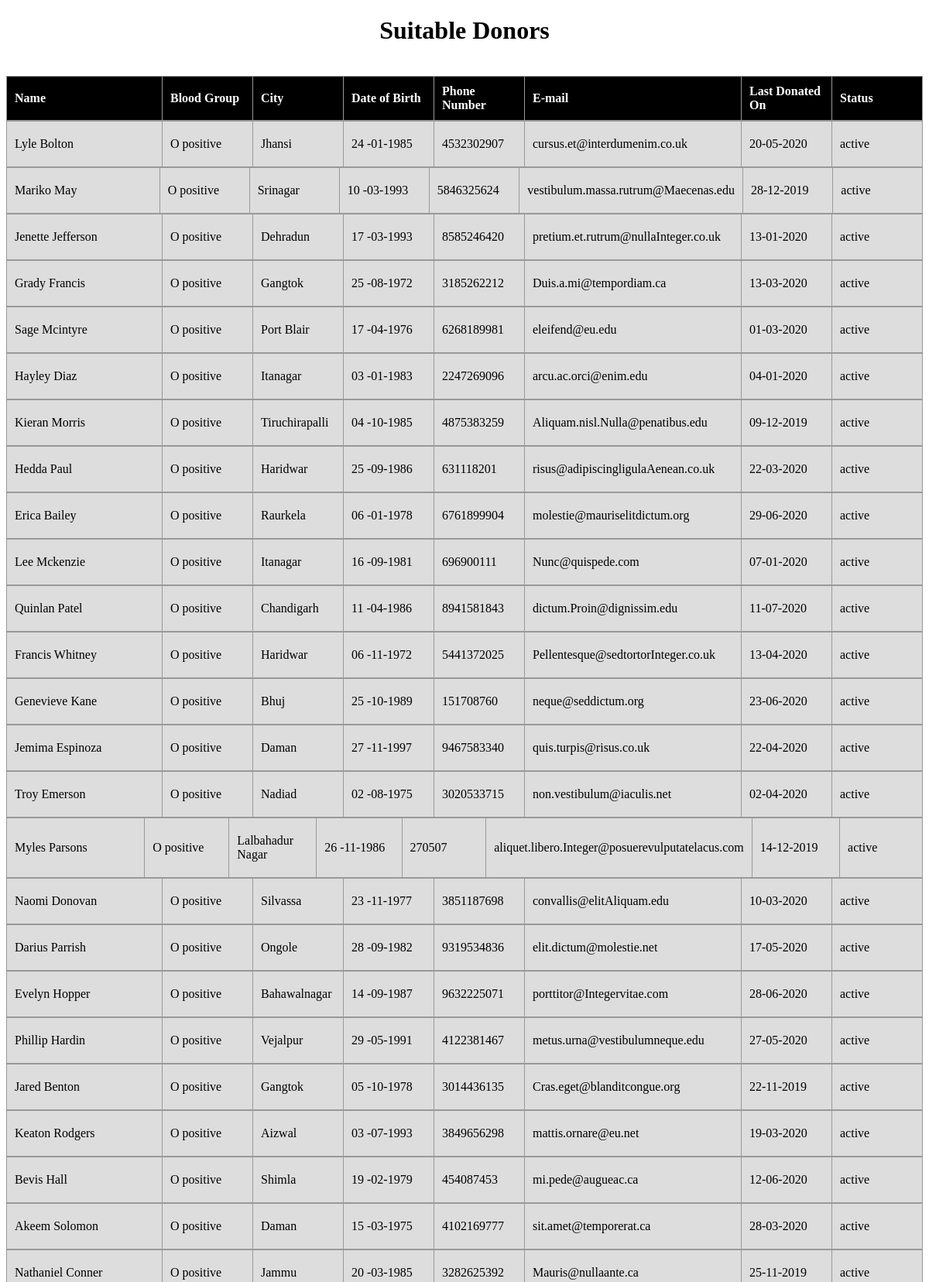
The app's page /opositive (upper part) with its own data.
### tables this page shows
CREATE TABLE 'opositive' ('fname' varchar(125), 'lname' varchar(125), 'area' varchar(125), 'city' varchar(125), 'state' varchar(125), 'country' varchar(125), 'dob' varchar(20), 'phone' integer, 'email' varchar(125), 'LastDonate' varchar(125), 'active' varchar(125), 'NextDonate' varchar(125));

### app.py (the view)
@app.route('/opositive')
def opositive():
    t = execute('SELECT * FROM opositive')
    return render_template('details.html', t=t, n=len(t), group='O positive ')

### app.py (called while the page is built)
def execute(query):
    t = text(query)
    result = db.session.execute(t)
    res = result.fetchall()
    return res

### templates/details.html (shortened to what this page needs)
 <!DOCTYPE html>
<html lang="en">
<head>
</head>
<h1>Suitable Donors</h1>
<br>
<table style="width: 100%;text-align: centre;">
    <tr>
        <th style="width:15vw;">Name</th>
        <th style="width:8vw;">Blood Group</th>
        <th style="width:8vw;">City</th>
        <th style="width:8vw;">Date of Birth</th>
        <th style="width:8vw;">Phone Number</th>
        <th style="width:auto;">E-mail</th>
        <th style="width:8vw;">Last Donated On</th>
        <th style="width:8vw;">Status</th>
    </tr>
</table>
{% for i in range(n) %}
{% if t[n-i-1]['active']=="active"%}
<table style="width:100%;">
    <tr>
        <td style="width:15vw;">{{t[n-i-1]['fname']}} {{t[n-i-1]['lname']}}</td>
        <td style="width:8vw;">{{group}}</td>
        <td style="width:8vw;">{{t[n-i-1]['city']}}</td>
        <td style="width:8vw;">{{t[n-i-1]['dob'].split('-')[::-1][0]}}-{{t[n-i-1]['dob'].split('-')[::-1][1]}}-{{ t[n-i-1]['dob'].split('-')[::-1][2]}}</td>
        <td style="width:8vw;">{{t[n-i-1]['phone']}}</td>
        <td style="width:auto;">{{t[n-i-1]['email']}}</td>
        <td style="width:8vw;">{{t[n-i-1]['LastDonate'].split('-')[::-1][0]}}-{{t[n-i-1]['LastDonate'].split('-')[::-1][1]}}-{{ t[n-i-1]['LastDonate'].split('-')[::-1][2]}}</td>
        <td style="width:8vw;">{{t[n-i-1]['active']}}</td>
    </tr>
</table>
{% endif%}
{% endfor %}
<br>
<br>
<br>
</html>

### templates/details.html (style rules this page uses)
table { width: 100%; border-collapse: collapse; }
table, th, td { border: 1px solid #999; }
th,td { padding: 10px; }
td { padding-top:20px; padding-bottom:20px; }
tr:nth-child(odd) { background: #ddd; }
th { background: #000; color: #fff; padding: 10px; position: sticky; text-align: left; top: 0; }
.back,h1 { display:flex; justify-content:center; }

### records on screen
opositive: fname "Lyle", lname "Bolton", city "Jhansi", dob "24", dob "01", dob "1985", phone "4532302907", email "cursus.et@interdumenim.co.uk", LastDonate "20", LastDonate "05", LastDonate "2020", active "active"
opositive: fname "Mariko", lname "May", city "Srinagar", dob "10", dob "03", dob "1993", phone "5846325624", email "vestibulum.massa.rutrum@Maecenas.edu", LastDonate "28", LastDonate "12", LastDonate "2019", active "active"
opositive: fname "Jenette", lname "Jefferson", city "Dehradun", dob "17", dob "03", dob "1993", phone "8585246420", email "pretium.et.rutrum@nullaInteger.co.uk", LastDonate "13", LastDonate "01", LastDonate "2020", active "active"
opositive: fname "Grady", lname "Francis", city "Gangtok", dob "25", dob "08", dob "1972", phone "3185262212", email "Duis.a.mi@tempordiam.ca", LastDonate "13", LastDonate "03", LastDonate "2020", active "active"
opositive: fname "Sage", lname "Mcintyre", city "Port Blair", dob "17", dob "04", dob "1976", phone "6268189981", email "eleifend@eu.edu", LastDonate "01", LastDonate "03", LastDonate "2020", active "active"
opositive: fname "Hayley", lname "Diaz", city "Itanagar", dob "03", dob "01", dob "1983", phone "2247269096", email "arcu.ac.orci@enim.edu", LastDonate "04", LastDonate "01", LastDonate "2020", active "active"
opositive: fname "Kieran", lname "Morris", city "Tiruchirapalli", dob "04", dob "10", dob "1985", phone "4875383259", email "Aliquam.nisl.Nulla@penatibus.edu", LastDonate "09", LastDonate "12", LastDonate "2019", active "active"
opositive: fname "Hedda", lname "Paul", city "Haridwar", dob "25", dob "09", dob "1986", phone "631118201", email "risus@adipiscingligulaAenean.co.uk", LastDonate "22", LastDonate "03", LastDonate "2020", active "active"
opositive: fname "Erica", lname "Bailey", city "Raurkela", dob "06", dob "01", dob "1978", phone "6761899904", email "molestie@mauriselitdictum.org", LastDonate "29", LastDonate "06", LastDonate "2020", active "active"
opositive: fname "Lee", lname "Mckenzie", city "Itanagar", dob "16", dob "09", dob "1981", phone "696900111", email "Nunc@quispede.com", LastDonate "07", LastDonate "01", LastDonate "2020", active "active"
opositive: fname "Quinlan", lname "Patel", city "Chandigarh", dob "11", dob "04", dob "1986", phone "8941581843", email "dictum.Proin@dignissim.edu", LastDonate "11", LastDonate "07", LastDonate "2020", active "active"
opositive: fname "Francis", lname "Whitney", city "Haridwar", dob "06", dob "11", dob "1972", phone "5441372025", email "Pellentesque@sedtortorInteger.co.uk", LastDonate "13", LastDonate "04", LastDonate "2020", active "active"
opositive: fname "Genevieve", lname "Kane", city "Bhuj", dob "25", dob "10", dob "1989", phone "151708760", email "neque@seddictum.org", LastDonate "23", LastDonate "06", LastDonate "2020", active "active"
opositive: fname "Jemima", lname "Espinoza", city "Daman", dob "27", dob "11", dob "1997", phone "9467583340", email "quis.turpis@risus.co.uk", LastDonate "22", LastDonate "04", LastDonate "2020", active "active"
opositive: fname "Troy", lname "Emerson", city "Nadiad", dob "02", dob "08", dob "1975", phone "3020533715", email "non.vestibulum@iaculis.net", LastDonate "02", LastDonate "04", LastDonate "2020", active "active"
opositive: fname "Myles", lname "Parsons", city "Lalbahadur Nagar", dob "26", dob "11", dob "1986", phone "270507", email "aliquet.libero.Integer@posuerevulputatelacus.com", LastDonate "14", LastDonate "12", LastDonate "2019", active "active"
opositive: fname "Naomi", lname "Donovan", city "Silvassa", dob "23", dob "11", dob "1977", phone "3851187698", email "convallis@elitAliquam.edu", LastDonate "10", LastDonate "03", LastDonate "2020", active "active"
opositive: fname "Darius", lname "Parrish", city "Ongole", dob "28", dob "09", dob "1982", phone "9319534836", email "elit.dictum@molestie.net", LastDonate "17", LastDonate "05", LastDonate "2020", active "active"
opositive: fname "Evelyn", lname "Hopper", city "Bahawalnagar", dob "14", dob "09", dob "1987", phone "9632225071", email "porttitor@Integervitae.com", LastDonate "28", LastDonate "06", LastDonate "2020", active "active"
opositive: fname "Phillip", lname "Hardin", city "Vejalpur", dob "29", dob "05", dob "1991", phone "4122381467", email "metus.urna@vestibulumneque.edu", LastDonate "27", LastDonate "05", LastDonate "2020", active "active"
opositive: fname "Jared", lname "Benton", city "Gangtok", dob "05", dob "10", dob "1978", phone "3014436135", email "Cras.eget@blanditcongue.org", LastDonate "22", LastDonate "11", LastDonate "2019", active "active"
opositive: fname "Keaton", lname "Rodgers", city "Aizwal", dob "03", dob "07", dob "1993", phone "3849656298", email "mattis.ornare@eu.net", LastDonate "19", LastDonate "03", LastDonate "2020", active "active"
opositive: fname "Bevis", lname "Hall", city "Shimla", dob "19", dob "02", dob "1979", phone "454087453", email "mi.pede@augueac.ca", LastDonate "12", LastDonate "06", LastDonate "2020", active "active"
opositive: fname "Akeem", lname "Solomon", city "Daman", dob "15", dob "03", dob "1975", phone "4102169777", email "sit.amet@temporerat.ca", LastDonate "28", LastDonate "03", LastDonate "2020", active "active"
opositive: fname "Nathaniel", lname "Conner", city "Jammu", dob "20", dob "03", dob "1985", phone "3282625392", email "Mauris@nullaante.ca", LastDonate "25", LastDonate "11", LastDonate "2019", active "active"

### other values on screen
{{ group }} "O positive" "O positive" "O positive" "O positive" "O positive" "O positive" "O positive" "O positive" "O positive" "O positive" "O positive" "O positive" "O positive" "O positive" "O positive" "O positive" "O positive" "O positive" "O positive" "O positive" "O positive" "O positive" "O positive" "O positive" "O positive"
